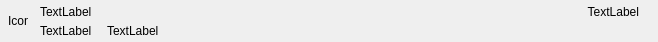
<?xml version="1.0" encoding="UTF-8"?>
<ui version="4.0">
 <class>C_SyvUpUpdatePackageListNodeItemWidget</class>
 <widget class="QWidget" name="C_SyvUpUpdatePackageListNodeItemWidget">
  <property name="geometry">
   <rect>
    <x>0</x>
    <y>0</y>
    <width>658</width>
    <height>42</height>
   </rect>
  </property>
  <property name="sizePolicy">
   <sizepolicy hsizetype="Preferred" vsizetype="Fixed">
    <horstretch>0</horstretch>
    <verstretch>0</verstretch>
   </sizepolicy>
  </property>
  <property name="minimumSize">
   <size>
    <width>0</width>
    <height>40</height>
   </size>
  </property>
  <property name="maximumSize">
   <size>
    <width>16777215</width>
    <height>42</height>
   </size>
  </property>
  <property name="windowTitle">
   <string>Form</string>
  </property>
  <layout class="QHBoxLayout" name="horizontalLayout_2">
   <property name="spacing">
    <number>0</number>
   </property>
   <property name="leftMargin">
    <number>8</number>
   </property>
   <property name="topMargin">
    <number>0</number>
   </property>
   <property name="rightMargin">
    <number>0</number>
   </property>
   <property name="bottomMargin">
    <number>0</number>
   </property>
   <item>
    <widget class="QLabel" name="pc_LabelAppIcon">
     <property name="sizePolicy">
      <sizepolicy hsizetype="Fixed" vsizetype="Fixed">
       <horstretch>0</horstretch>
       <verstretch>0</verstretch>
      </sizepolicy>
     </property>
     <property name="minimumSize">
      <size>
       <width>20</width>
       <height>20</height>
      </size>
     </property>
     <property name="maximumSize">
      <size>
       <width>20</width>
       <height>20</height>
      </size>
     </property>
     <property name="text">
      <string>Icon</string>
     </property>
    </widget>
   </item>
   <item>
    <layout class="QVBoxLayout" name="verticalLayout" stretch="0,0,0,1">
     <property name="spacing">
      <number>0</number>
     </property>
     <property name="leftMargin">
      <number>12</number>
     </property>
     <property name="topMargin">
      <number>1</number>
     </property>
     <property name="rightMargin">
      <number>19</number>
     </property>
     <item>
      <spacer name="pc_VerticalSpacer_Top">
       <property name="orientation">
        <enum>Qt::Vertical</enum>
       </property>
       <property name="sizeType">
        <enum>QSizePolicy::Fixed</enum>
       </property>
       <property name="sizeHint" stdset="0">
        <size>
         <width>20</width>
         <height>1</height>
        </size>
       </property>
      </spacer>
     </item>
     <item>
      <layout class="QHBoxLayout" name="horizontalLayout" stretch="0,0,0">
       <item>
        <widget class="stw_opensyde_gui_elements::C_OgeLabUpdateAppTitle" name="pc_LabelTitle">
         <property name="text">
          <string>TextLabel</string>
         </property>
         <property name="alignment">
          <set>Qt::AlignLeading|Qt::AlignLeft|Qt::AlignVCenter</set>
         </property>
        </widget>
       </item>
       <item>
        <spacer name="horizontalSpacer">
         <property name="orientation">
          <enum>Qt::Horizontal</enum>
         </property>
         <property name="sizeHint" stdset="0">
          <size>
           <width>40</width>
           <height>20</height>
          </size>
         </property>
        </spacer>
       </item>
       <item>
        <widget class="stw_opensyde_gui_elements::C_OgeLabUpdateAppVersion" name="pc_LabelVersion">
         <property name="text">
          <string>TextLabel</string>
         </property>
         <property name="alignment">
          <set>Qt::AlignRight|Qt::AlignTrailing|Qt::AlignVCenter</set>
         </property>
        </widget>
       </item>
      </layout>
     </item>
     <item>
      <layout class="QHBoxLayout" name="horizontalLayout_3" stretch="0,0,1">
       <property name="spacing">
        <number>0</number>
       </property>
       <property name="bottomMargin">
        <number>3</number>
       </property>
       <item>
        <widget class="stw_opensyde_gui_elements::C_OgeLabGenericBubble" name="pc_LabelUserHint">
         <property name="minimumSize">
          <size>
           <width>0</width>
           <height>13</height>
          </size>
         </property>
         <property name="maximumSize">
          <size>
           <width>16777215</width>
           <height>13</height>
          </size>
         </property>
         <property name="text">
          <string>TextLabel</string>
         </property>
        </widget>
       </item>
       <item>
        <spacer name="pc_HorizontalSpacerUserHint">
         <property name="orientation">
          <enum>Qt::Horizontal</enum>
         </property>
         <property name="sizeType">
          <enum>QSizePolicy::Fixed</enum>
         </property>
         <property name="sizeHint" stdset="0">
          <size>
           <width>15</width>
           <height>20</height>
          </size>
         </property>
        </spacer>
       </item>
       <item>
        <widget class="stw_opensyde_gui_elements::C_OgeLabUpdateAppPath" name="pc_LabelPath">
         <property name="text">
          <string>TextLabel</string>
         </property>
         <property name="alignment">
          <set>Qt::AlignLeading|Qt::AlignLeft|Qt::AlignVCenter</set>
         </property>
        </widget>
       </item>
      </layout>
     </item>
     <item>
      <spacer name="pc_VerticalSpacer_Bottom">
       <property name="orientation">
        <enum>Qt::Vertical</enum>
       </property>
       <property name="sizeHint" stdset="0">
        <size>
         <width>20</width>
         <height>1</height>
        </size>
       </property>
      </spacer>
     </item>
    </layout>
   </item>
  </layout>
 </widget>
 <customwidgets>
  <customwidget>
   <class>stw_opensyde_gui_elements::C_OgeLabUpdateAppPath</class>
   <extends>QLabel</extends>
   <header>C_OgeLabUpdateAppPath.h</header>
  </customwidget>
  <customwidget>
   <class>stw_opensyde_gui_elements::C_OgeLabUpdateAppTitle</class>
   <extends>QLabel</extends>
   <header>C_OgeLabUpdateAppTitle.h</header>
  </customwidget>
  <customwidget>
   <class>stw_opensyde_gui_elements::C_OgeLabUpdateAppVersion</class>
   <extends>QLabel</extends>
   <header>C_OgeLabUpdateAppVersion.h</header>
  </customwidget>
  <customwidget>
   <class>stw_opensyde_gui_elements::C_OgeLabGenericBubble</class>
   <extends>QLabel</extends>
   <header>C_OgeLabGenericBubble.h</header>
  </customwidget>
 </customwidgets>
 <resources/>
 <connections/>
</ui>
